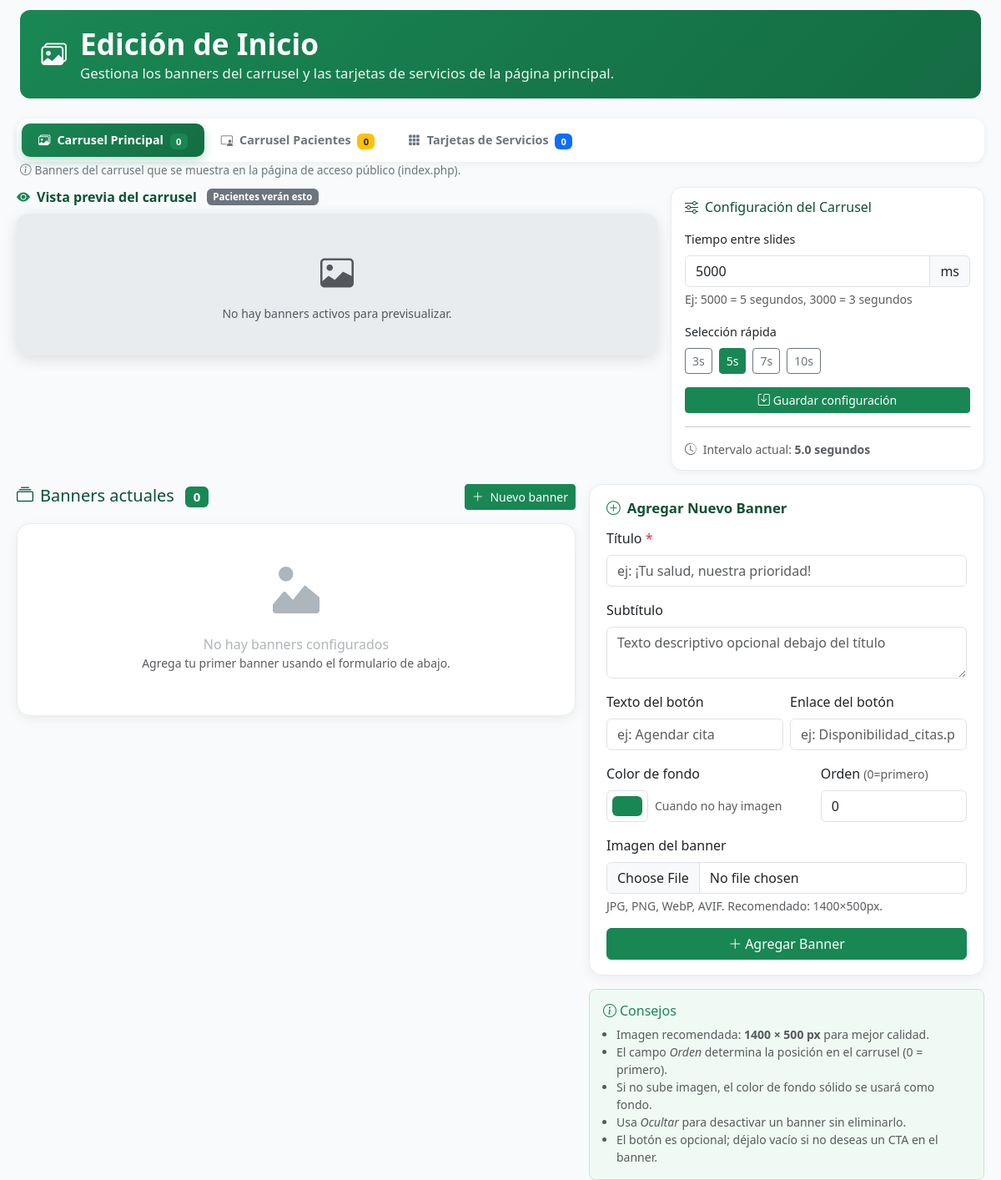
Page /edicioninicio.php (signed in) on the earlier database version.
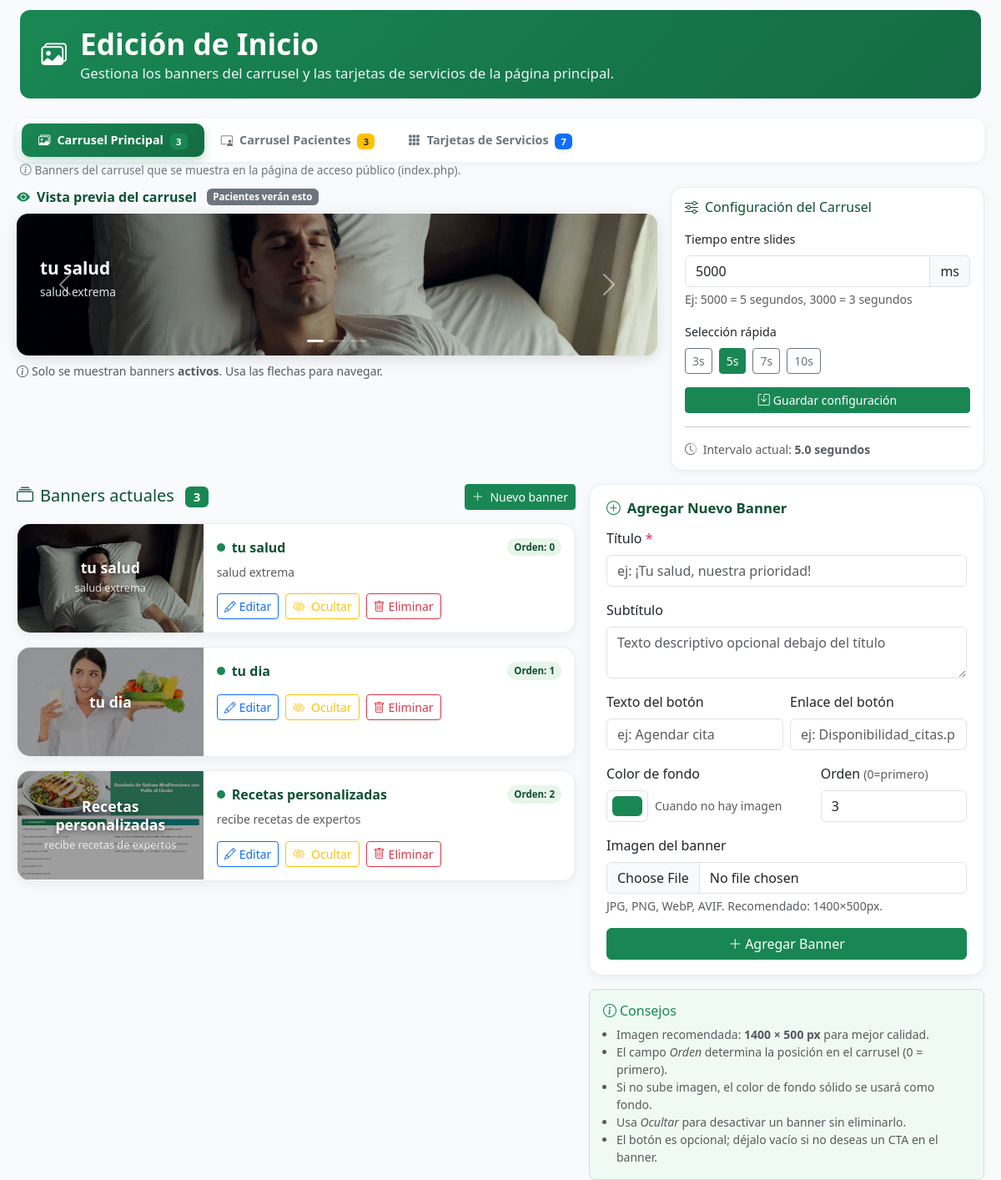
Same page on the later database version.
### tables this page shows
CREATE TABLE `inicio_banners` (
  `id` int(11) NOT NULL,
  `titulo` varchar(200) NOT NULL DEFAULT '',
  `subtitulo` text DEFAULT NULL,
  `btn_texto` varchar(100) DEFAULT NULL,
  `btn_link` varchar(400) DEFAULT NULL,
  `imagen` varchar(500) DEFAULT NULL,
  `bg_color` varchar(50) DEFAULT '#198754',
  `orden` int(11) DEFAULT 0,
  `activo` tinyint(1) DEFAULT 1,
  `created_at` timestamp NOT NULL DEFAULT current_timestamp()
);

CREATE TABLE `inicio_config` (
  `clave` varchar(80) NOT NULL,
  `valor` text DEFAULT NULL
);

### edicioninicio.php (the view, shortened to what the rows shown need)
<?php
require_once __DIR__ . '/db_connection.php';
function e($s){ return htmlspecialchars((string)$s, ENT_QUOTES, 'UTF-8'); }
$conexion->query("CREATE TABLE IF NOT EXISTS inicio_banners (
    id          INT AUTO_INCREMENT PRIMARY KEY,
    titulo      VARCHAR(200)  NOT NULL DEFAULT '',
    subtitulo   TEXT,
    btn_texto   VARCHAR(100),
    btn_link    VARCHAR(400),
    imagen      VARCHAR(500),
    bg_color    VARCHAR(50)   DEFAULT '#198754',
    orden       INT           DEFAULT 0,
    activo      TINYINT(1)    DEFAULT 1,
    created_at  TIMESTAMP     DEFAULT CURRENT_TIMESTAMP
)");
$conexion->query("CREATE TABLE IF NOT EXISTS inicio_config (
    clave   VARCHAR(80) PRIMARY KEY,
    valor   TEXT
)");
$conexion->query("INSERT IGNORE INTO inicio_config (clave,valor) VALUES ('carousel_interval','5000')");
$carouselInterval = 5000;
$rc = $conexion->query("SELECT valor FROM inicio_config WHERE clave='carousel_interval'");
if ($rc && $rr = $rc->fetch_assoc()) $carouselInterval = max(1000,(int)$rr['valor']);
$conexion->query("CREATE TABLE IF NOT EXISTS inicio_tarjetas (
    id          INT AUTO_INCREMENT PRIMARY KEY,
    icono       VARCHAR(100)  DEFAULT 'fa-star',
    titulo      VARCHAR(200)  NOT NULL DEFAULT '',
    descripcion TEXT,
    imagen      VARCHAR(500),
    enlace      VARCHAR(400),
    orden       INT           DEFAULT 0,
    activo      TINYINT(1)    DEFAULT 1,
    created_at  TIMESTAMP     DEFAULT CURRENT_TIMESTAMP
)");
$conexion->query("CREATE TABLE IF NOT EXISTS pac_banners (
    id          INT AUTO_INCREMENT PRIMARY KEY,
    titulo      VARCHAR(200)  NOT NULL DEFAULT '',
    subtitulo   TEXT,
    btn_texto   VARCHAR(100),
    btn_link    VARCHAR(400),
    imagen      VARCHAR(500),
    bg_color    VARCHAR(50)   DEFAULT '#198754',
    orden       INT           DEFAULT 0,
    activo      TINYINT(1)    DEFAULT 1,
    created_at  TIMESTAMP     DEFAULT CURRENT_TIMESTAMP
)");
$conexion->query("INSERT IGNORE INTO inicio_config (clave,valor) VALUES ('pac_carousel_interval','5000')");
$banners = [];
$res = $conexion->query("SELECT * FROM inicio_banners ORDER BY orden ASC, id ASC");
if ($res) { while ($r = $res->fetch_assoc()) $banners[] = $r; }
?>
<!DOCTYPE html>
<html lang="es">
<head>
<link href="https://cdn.jsdelivr.net/npm/bootstrap@5.3.0/dist/css/bootstrap.min.css" rel="stylesheet">
<link rel="stylesheet" href="https://cdn.jsdelivr.net/npm/bootstrap-icons@1.10.0/font/bootstrap-icons.css">
<link rel="stylesheet" href="https://cdnjs.cloudflare.com/ajax/libs/font-awesome/6.4.0/css/all.min.css">
</head>
<body>
<div class="container-fluid px-4">
    <div class="header-section d-flex align-items-center gap-3" style="margin-top:12px;">
        <div>
            <h1>Edición de Inicio</h1>
        </div>
    </div>
</div>
<div class="container-fluid" style="max-width:1600px;padding:8px 20px 0;">
    <div class="tab-content" id="adminTabsContent">
        <div class="tab-pane fade show active" id="banners-pane" role="tabpanel">
    <div class="row g-3">
        <div class="col-12">
            <div class="row g-3">
                <div class="col-lg-8">
                    <?php
                    $prevSlides = array_filter($banners, fn($b) => $b['activo']);
                    $prevSlides = array_values($prevSlides);
                    ?>
                    <?php if (empty($prevSlides)): ?>
                    <div class="prev-carousel-wrap d-flex align-items-center justify-content-center" style="height:170px;background:#e9ecef;border-radius:14px;">
                        <div class="text-center text-muted">
                            <i class="bi bi-image" style="font-size:2.5rem;"></i>
                            <p class="mt-2 mb-0 small">No hay banners activos para previsualizar.</p>
                        </div>
                    </div>
                    <?php else: ?>
                    <div class="prev-carousel-wrap">
                        <div id="previewCarousel" class="carousel slide prev-carousel" data-bs-ride="carousel" data-bs-interval="<?= $carouselInterval; ?>">
                            <?php if (count($prevSlides) > 1): ?>
                            <div class="carousel-indicators">
                                <?php foreach ($prevSlides as $pi => $ps): ?>
                                <button type="button" data-bs-target="#previewCarousel" data-bs-slide-to="<?= $pi; ?>"
                                    <?= $pi===0 ? 'class="active" aria-current="true"' : ''; ?>></button>
                                <?php endforeach; ?>
                            </div>
                            <?php endif; ?>
                            <div class="carousel-inner">
                                <?php foreach ($prevSlides as $pi => $ps):
                                    $imgSrc = $ps['imagen'] && file_exists(__DIR__.'/'.$ps['imagen']) ? $ps['imagen'] : null;
                                ?>
                                <div class="carousel-item <?= $pi===0?'active':''; ?>">
                                    <?php if ($imgSrc): ?>
                                    <div class="slide-bg" style="background-image:url('<?= htmlspecialchars($imgSrc,ENT_QUOTES); ?>');"></div>
                                    <?php else: ?>
                                    <div class="slide-bg" style="background:<?= htmlspecialchars($ps['bg_color']??'#198754',ENT_QUOTES); ?>;"></div>
                                    <?php endif; ?>
                                    <div class="slide-overlay"></div>
                                    <div class="slide-content">
                                        <div class="slide-title"><?= htmlspecialchars($ps['titulo'],ENT_QUOTES); ?></div>
                                        <?php if ($ps['subtitulo']): ?>
                                        <div class="slide-sub"><?= htmlspecialchars(mb_strimwidth($ps['subtitulo'],0,80,'...'),ENT_QUOTES); ?></div>
                                        <?php endif; ?>
                                    </div>
                                </div>
                                <?php endforeach; ?>
                            </div>
                        </div>
                    </div>
                    <?php endif; ?>
                </div>
                <div class="col-lg-4">
                    <div class="config-box h-100">
                        <form method="post">
                            <div class="mb-3">
                                <div class="input-group">
                                    <input type="number" name="carousel_interval"
                                        class="form-control"
                                        value="<?= $carouselInterval; ?>"
                                        min="1000" max="30000" step="500"
                                        required>
                                    <span class="input-group-text">ms</span>
                                </div>
                            </div>
                        </form>
                        <div class="small text-muted">
                            <i class="bi bi-clock-history me-1"></i>
                            Intervalo actual: <strong><?= number_format($carouselInterval/1000,1); ?> segundos</strong>
                        </div>
                    </div>
                </div>
            </div>
        </div>
        <div class="col-lg-7">
            <?php if (empty($banners)): ?>
            <div class="banner-card">
                <div class="empty-state">
                    <i class="bi bi-image-alt"></i>
                    <p class="mb-0 fw-600">No hay banners configurados</p>
                    <p class="text-muted small">Agrega tu primer banner usando el formulario de abajo.</p>
                </div>
            </div>
            <?php else: ?>
            <div class="row g-3">
                <?php foreach ($banners as $b): ?>
                <div class="col-12">
                    <div class="banner-card">
                        <div class="row g-0">
                            <div class="col-md-4">
                                <div class="banner-preview" style="<?= $b['imagen'] ? '' : 'background:'.e($b['bg_color']).';'; ?>">
                                    <?php if ($b['imagen'] && file_exists(__DIR__ . '/' . $b['imagen'])): ?>
                                        <img src="<?= e($b['imagen']); ?>" alt="banner">
                                    <?php else: ?>
                                        <div style="background:<?= e($b['bg_color']); ?>;position:absolute;inset:0;"></div>
                                    <?php endif; ?>
                                    <div class="overlay">
                                        <h5><?= e($b['titulo'] ?: 'Sin título'); ?></h5>
                                        <?php if ($b['subtitulo']): ?><small><?= e(mb_strimwidth($b['subtitulo'],0,60,'…')); ?></small><?php endif; ?>
                                    </div>
                                </div>
                            </div>
                            <div class="col-md-8">
                                <div class="p-3">
                                    <div class="d-flex align-items-center gap-2 mb-2">
                                        <span class="status-dot <?= $b['activo'] ? 'on' : 'off'; ?>"></span>
                                        <span style="font-weight:700;color:#0d5132;font-size:1rem;"><?= e($b['titulo'] ?: 'Sin título'); ?></span>
                                        <span class="order-badge ms-auto">Orden: <?= (int)$b['orden']; ?></span>
                                    </div>
                                    <?php if ($b['subtitulo']): ?>
                                    <p class="text-muted small mb-2" style="line-height:1.4;"><?= e(mb_strimwidth($b['subtitulo'],0,100,'…')); ?></p>
                                    <?php endif; ?>
                                    <div class="d-flex gap-2 mt-3 flex-wrap">
                                        <a href="?edit=<?= $b['id']; ?>#formEdit" class="btn btn-outline-primary btn-sm">
                                            <i class="bi bi-pencil me-1"></i>Editar
                                        </a>
                                        <form method="post" class="d-inline">
                                            <button class="btn btn-sm <?= $b['activo'] ? 'btn-outline-warning' : 'btn-outline-success'; ?>">
                                                <i class="bi bi-<?= $b['activo'] ? 'eye-slash' : 'eye'; ?> me-1"></i>
                                                <?= $b['activo'] ? 'Ocultar' : 'Mostrar'; ?>
                                            </button>
                                        </form>
                                        <a href="?delete=<?= $b['id']; ?>"
                                           onclick="return confirm('¿Eliminar este banner?');"
                                           class="btn btn-outline-danger btn-sm">
                                            <i class="bi bi-trash me-1"></i>Eliminar
                                        </a>
                                    </div>
                                </div>
                            </div>
                        </div>
                    </div>
                </div>
                <?php endforeach; ?>
            </div>
            <?php endif; ?>
        </div>
    </div>
        </div>
    </div>
</div>
</body>
</html>

Differences in the rows shown:
added inicio_banners: imagen (picture), titulo "tu salud", subtitulo "salud extrema", activo 1 (drawn), orden "0"
added inicio_banners: imagen (picture), titulo "tu dia", activo 1 (drawn), orden "1"
added inicio_banners: imagen (picture), titulo "Recetas personalizadas", subtitulo "recibe recetas de expertos", activo 1 (drawn), orden "2"
added inicio_config: carousel_interval "5000", $carouselInterval/1000 "5.0"
Other differences:
count($banners): "0" → "3"
count($pacBanners): "0" → "3"
count($tarjetas): "0" → "7"
form field orden: "0" → "3"
form field carousel_interval: "5000" → (not shown)
$carouselInterval/1000: "5.0" → (not shown)
text no longer shown: "No hay banners activos para previsualizar. No hay banners configurados Agrega tu primer banner usando el formulario de abajo."
text now shown: "Solo se muestran banners activos . Usa las flechas para navegar."
